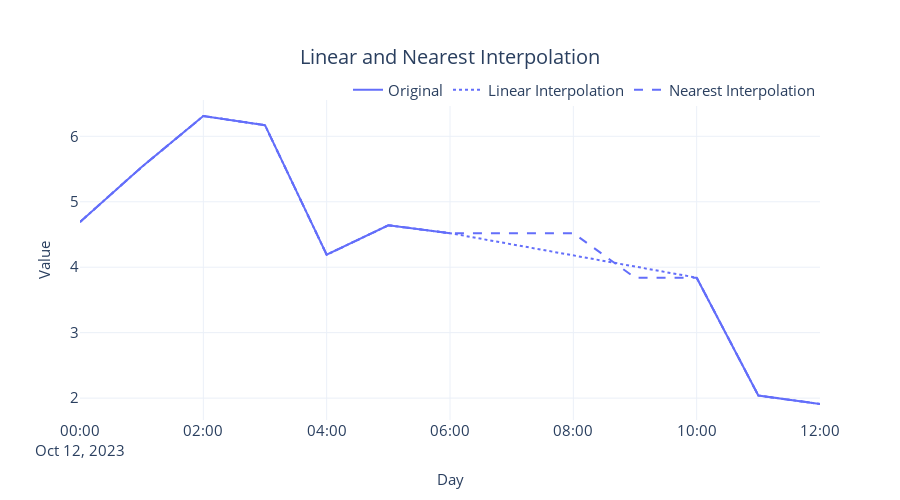

The notebook cell saved with this chart:
### Code cell
#Plotting
plot_df = pd.melt(_df.reset_index(), id_vars="datetime", var_name="series")
fig = px.line(plot_df, x="datetime", y=["value"], line_dash="series", title="Linear and Nearest Interpolation")
fig = format_plot(fig, ['Original', "Linear Interpolation", "Nearest Interpolation"])
fig.show()

### Figure 1 — Plotly figure (JSON) as saved in the notebook; plotly's stock layout.template omitted (floating-point values rounded to 4 significant figures)
{"data": [{"hovertemplate": "variable=value<br>series=pm2_5_1_hr<br>datetime=%{x}<br>_value=%{y}<extra></extra>", "legendgroup": "value, pm2_5_1_hr", "line": {"color": "#636efa", "dash": "solid"}, "marker": {"symbol": "circle"}, "mode": "lines", "name": "Original", "orientation": "v", "showlegend": true, "type": "scatter", "x": ["2023-10-12T00:00:00", "2023-10-12T01:00:00", "2023-10-12T02:00:00", "2023-10-12T03:00:00", "2023-10-12T04:00:00", "2023-10-12T05:00:00", "2023-10-12T06:00:00", "2023-10-12T07:00:00", "2023-10-12T08:00:00", "2023-10-12T09:00:00", "2023-10-12T10:00:00", "2023-10-12T11:00:00", "2023-10-12T12:00:00"], "xaxis": "x", "y": [4.69, 5.53, 6.31, 6.17, 4.19, 4.64, 4.52, null, null, null, 3.84, 2.04, 1.91], "yaxis": "y"}, {"hovertemplate": "variable=value<br>series=linear_interpolation<br>datetime=%{x}<br>_value=%{y}<extra></extra>", "legendgroup": "value, linear_interpolation", "line": {"color": "#636efa", "dash": "dot"}, "marker": {"symbol": "circle"}, "mode": "lines", "name": "Linear Interpolation", "orientation": "v", "showlegend": true, "type": "scatter", "x": ["2023-10-12T00:00:00", "2023-10-12T01:00:00", "2023-10-12T02:00:00", "2023-10-12T03:00:00", "2023-10-12T04:00:00", "2023-10-12T05:00:00", "2023-10-12T06:00:00", "2023-10-12T07:00:00", "2023-10-12T08:00:00", "2023-10-12T09:00:00", "2023-10-12T10:00:00", "2023-10-12T11:00:00", "2023-10-12T12:00:00"], "xaxis": "x", "y": [4.69, 5.53, 6.31, 6.17, 4.19, 4.64, 4.52, 4.35, 4.18, 4.01, 3.84, 2.04, 1.91], "yaxis": "y"}, {"hovertemplate": "variable=value<br>series=nearest_interpolation<br>datetime=%{x}<br>_value=%{y}<extra></extra>", "legendgroup": "value, nearest_interpolation", "line": {"color": "#636efa", "dash": "dash"}, "marker": {"symbol": "circle"}, "mode": "lines", "name": "Nearest Interpolation", "orientation": "v", "showlegend": true, "type": "scatter", "x": ["2023-10-12T00:00:00", "2023-10-12T01:00:00", "2023-10-12T02:00:00", "2023-10-12T03:00:00", "2023-10-12T04:00:00", "2023-10-12T05:00:00", "2023-10-12T06:00:00", "2023-10-12T07:00:00", "2023-10-12T08:00:00", "2023-10-12T09:00:00", "2023-10-12T10:00:00", "2023-10-12T11:00:00", "2023-10-12T12:00:00"], "xaxis": "x", "y": [4.69, 5.53, 6.31, 6.17, 4.19, 4.64, 4.52, 4.52, 4.52, 3.84, 3.84, 2.04, 1.91], "yaxis": "y"}], "layout": {"autosize": false, "height": 500, "legend": {"font": {"size": 15}, "orientation": "h", "title": {}, "tracegroupgap": 0, "x": 1, "xanchor": "right", "y": 0.98, "yanchor": "bottom"}, "title": {"font": {"size": 20}, "text": "Linear and Nearest Interpolation", "x": 0.5, "xanchor": "center", "yanchor": "top"}, "width": 900, "xaxis": {"anchor": "y", "domain": [0, 1], "tickfont": {"size": 15}, "title": {"font": {"size": 15}, "text": "Day"}}, "yaxis": {"anchor": "x", "domain": [0, 1], "tickfont": {"size": 15}, "title": {"font": {"size": 15}, "text": "Value"}}}}
